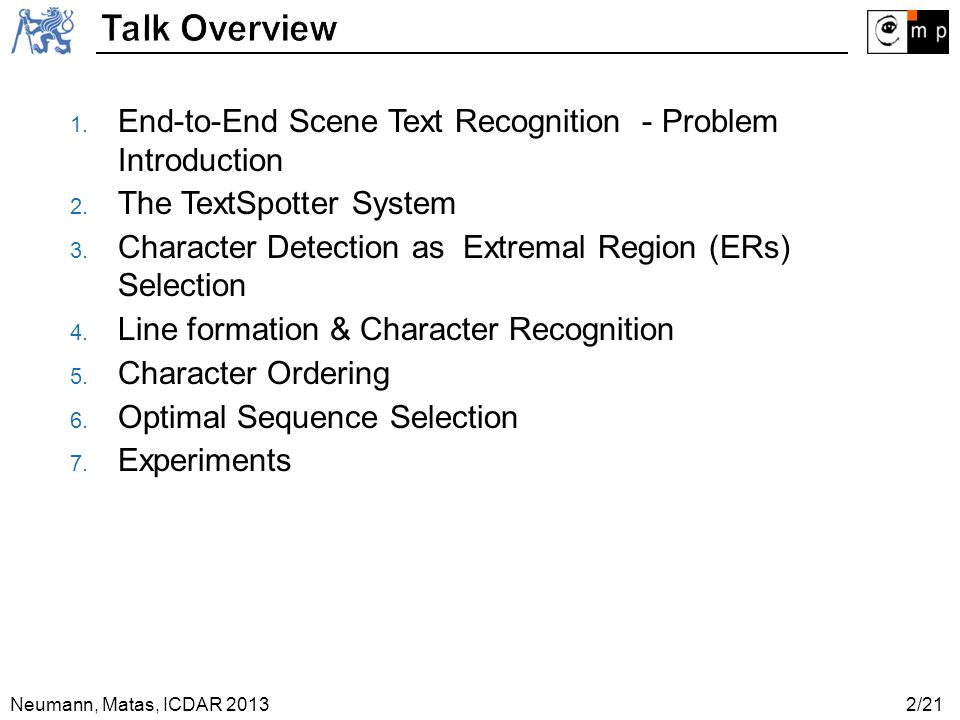
#> input picture images/ideal.jpg, 960 x 720 px
$ python -i submodule.py   (imports and definitions only)   (Python 2 division)   (older library calls are emulated)
#> lines starting #> are read from the running program, lines starting #| are printed output that depends on the picture; after the words box and inside, x2 and y2 are one past the last pixel; in counts of white or black regions, pixels touching at a corner belong together
import scipy
import numpy as np
import cv2
import matplotlib.pyplot as plt

# [28 lines left out: functions mareHistogram, denoise_then_gray, not called in this run]

def Threshold_and_Canny(gray_img):
    _,th1=cv2.threshold(gray_img , 127 , 255 , cv2.THRESH_BINARY)
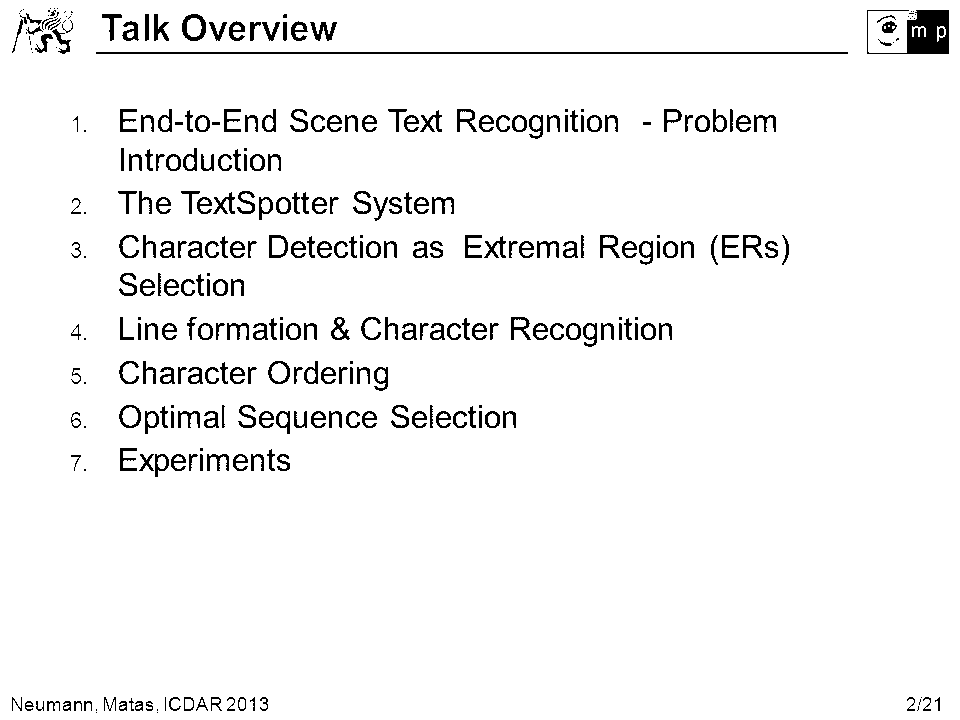
#> th1: shape (720, 960); 95.6% white; 322 black regions (63 under 20 px), largest, box (x1, y1, x2, y2) and area: (867, 10, 949, 54) 1698, (96, 52, 848, 54) 1504, (182, 14, 206, 41) 298
    _,th2=cv2.threshold(gray_img , 0 , 255 , cv2.THRESH_BINARY+cv2.THRESH_OTSU)
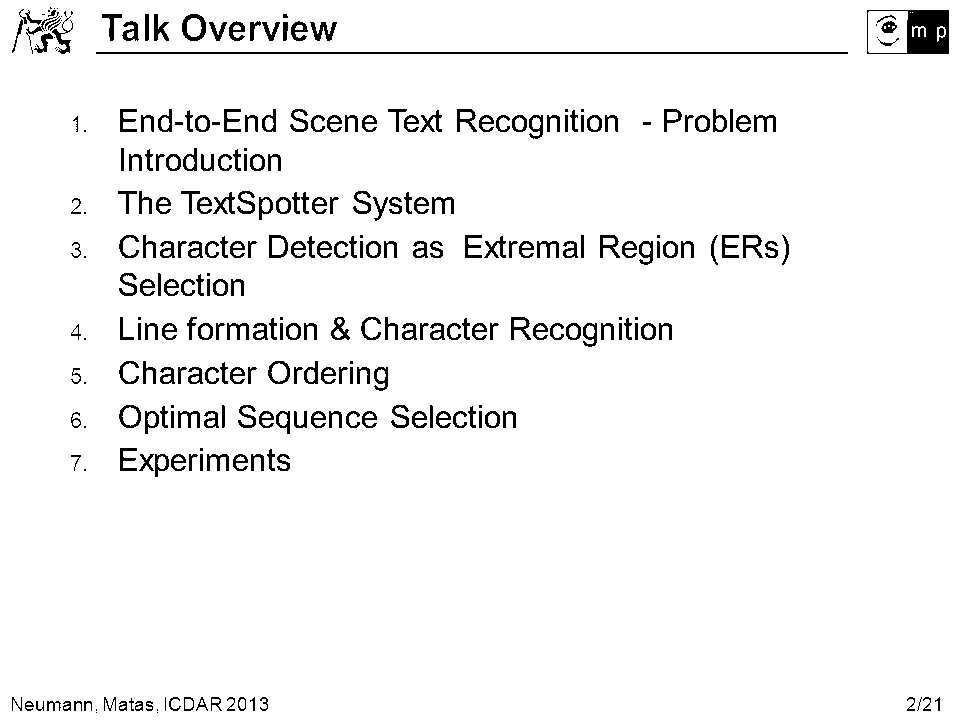
#> th2: shape (720, 960); 95.4% white; 304 black regions (46 under 20 px), largest, box (x1, y1, x2, y2) and area: (867, 10, 949, 54) 1785, (96, 52, 848, 54) 1504, (182, 14, 206, 41) 301
    blur1=cv2.GaussianBlur(gray_img , (5,5),0,0)
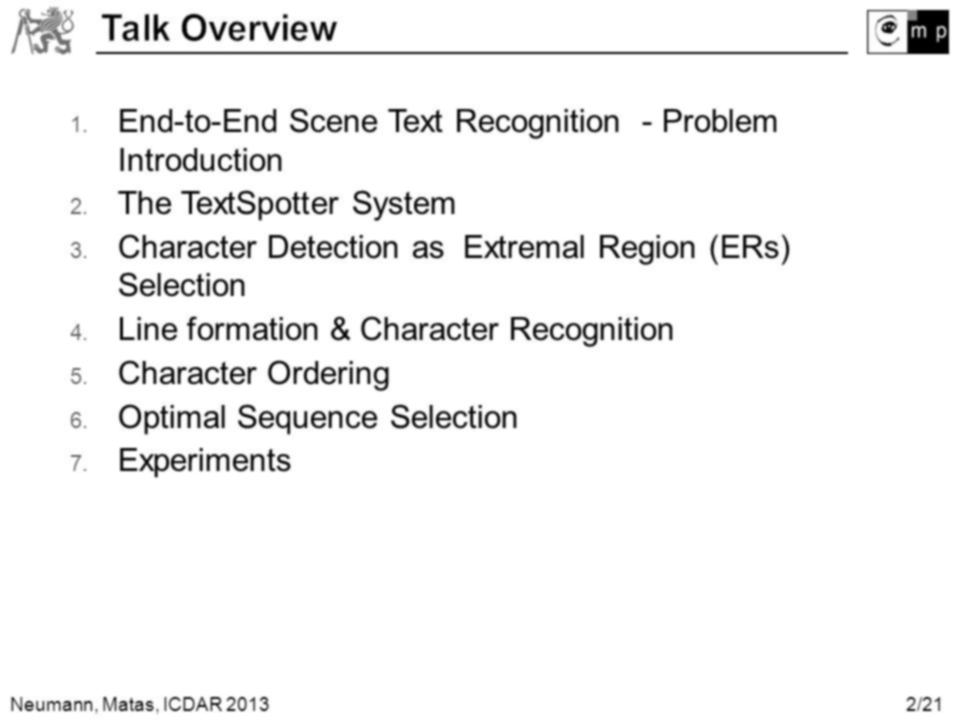
#> blur1: shape (720, 960); min 0, max 255, mean 243.6
    _,ret=cv2.threshold(blur1 , 0 , 255 , cv2.THRESH_BINARY+cv2.THRESH_OTSU)
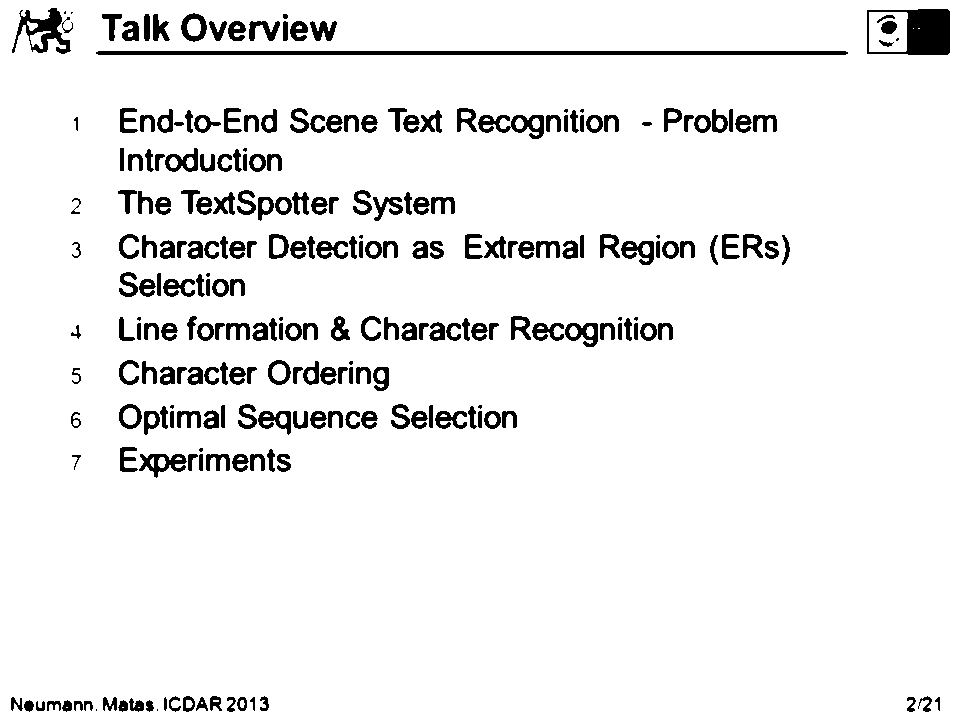
#> ret: shape (720, 960); 93.6% white; 253 black regions (19 under 20 px), largest, box (x1, y1, x2, y2) and area: (96, 51, 848, 55) 3000, (867, 9, 950, 55) 2192, (12, 8, 71, 54) 1079
    # [6 lines of commented-out code are left out]

    edge=cv2.Canny(ret,50,150,3)
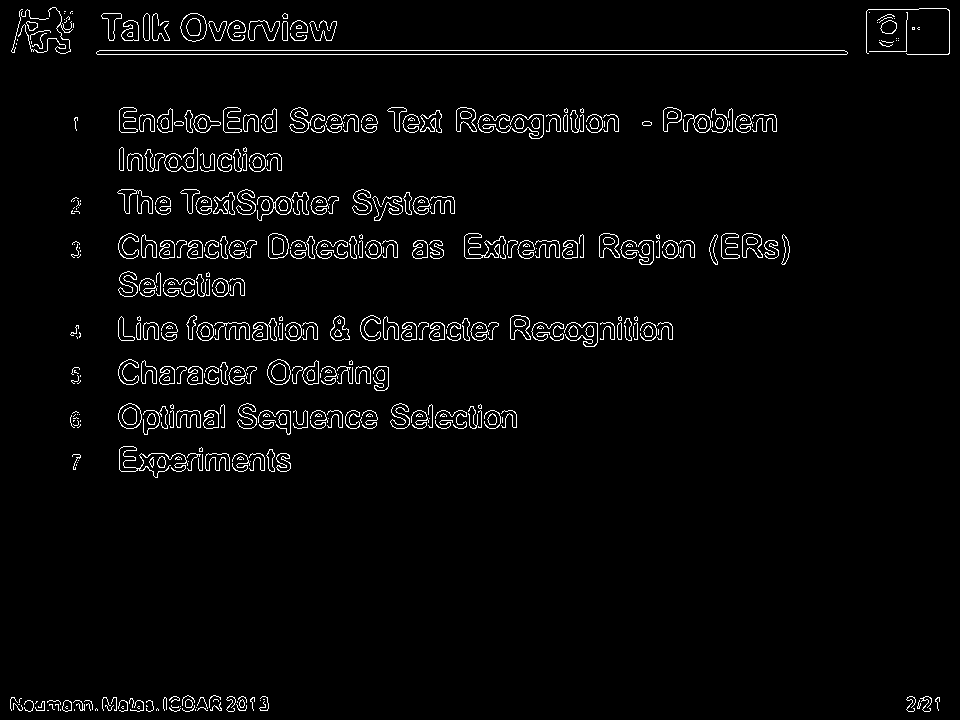
#> edge: shape (720, 960); 3% white in thin lines or dots

    return edge

# [51 lines left out: functions get_lines_list, is_valid, copy_required_blocks, not called in this run]

>>> import cv2
>>> picture = cv2.imread('images/ideal.jpg', cv2.IMREAD_GRAYSCALE)
>>> result = Threshold_and_Canny(picture)

$ run again, on images/image20.jpg
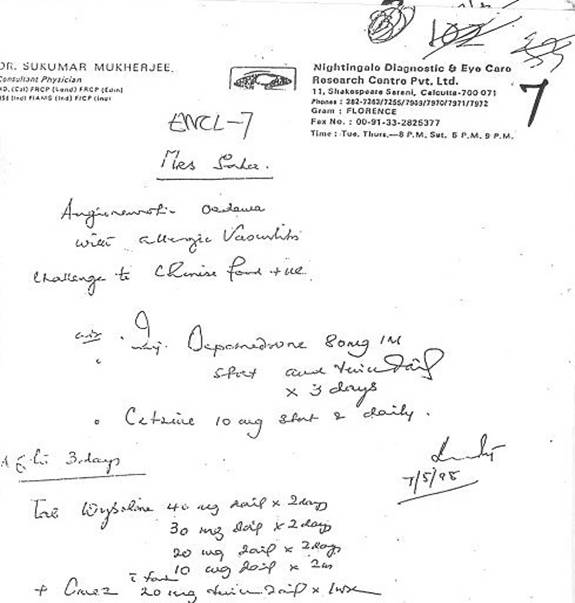
#> input picture images/image20.jpg, 575 x 603 px
#> picture is the input picture: shape (603, 575); min 0, max 255, mean 245.7
#> in Threshold_and_Canny, `_,th1=cv2.threshold(gray_img , 127 , 255 , cv2.THRESH_BINARY)`:
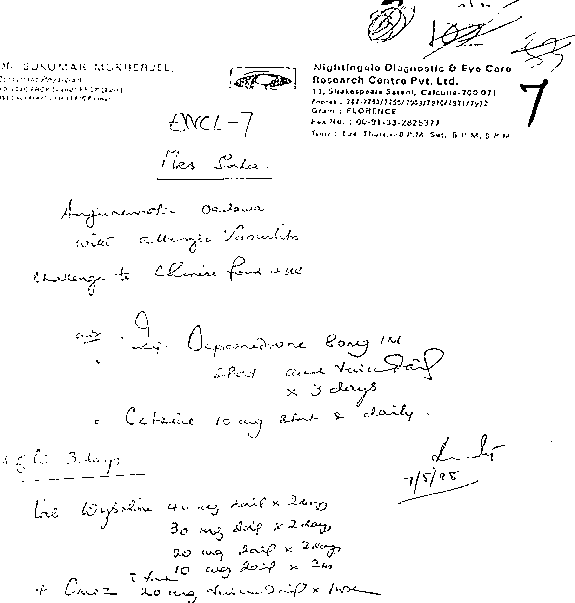
#> th1: shape (603, 575); 97.2% white; black in thin lines or dots
#> th2: shape (603, 575); 94.7% white; black in thin lines or dots
#> ret: shape (603, 575); 91% white; 211 black regions (37 under 20 px), largest, box (x1, y1, x2, y2) and area: (367, 0, 416, 44) 1168, (228, 66, 297, 91) 1113, (422, 15, 523, 60) 1106
#> in Threshold_and_Canny, `edge=cv2.Canny(ret,50,150,3)`:
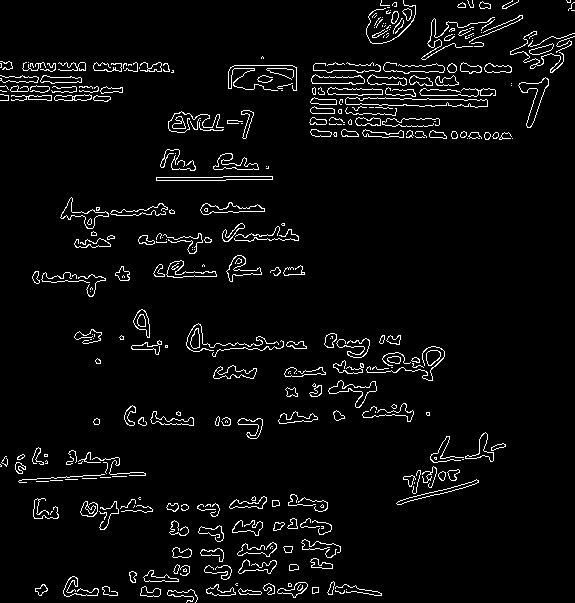
#> edge: shape (603, 575); 4.3% white in thin lines or dots

$ run again, on images/image22.jpg
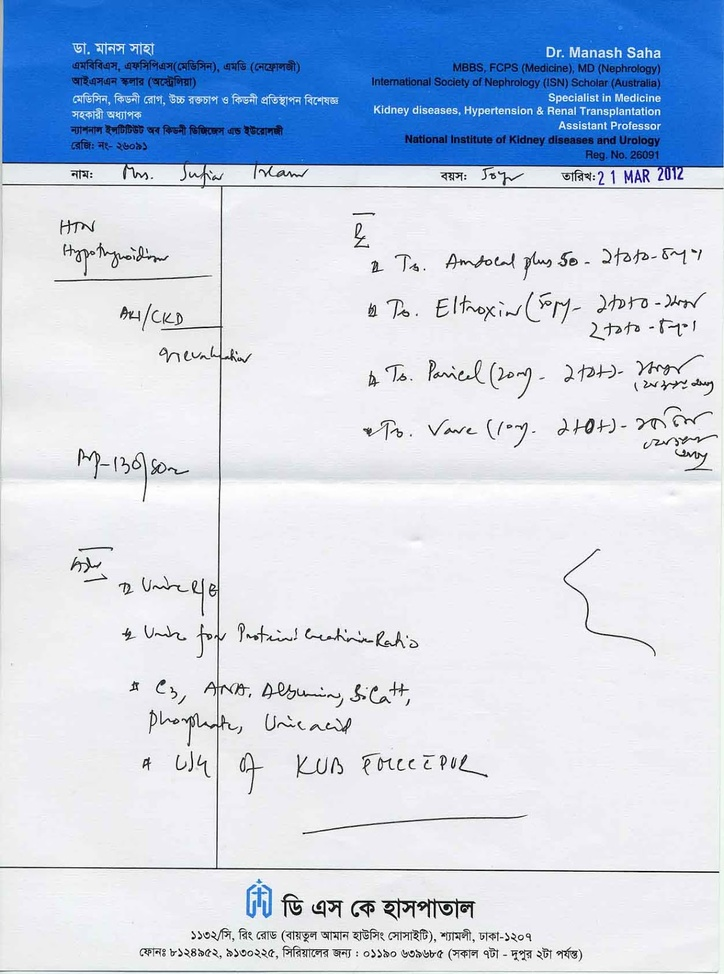
#> input picture images/image22.jpg, 724 x 974 px, shrunk from 1189 x 1600 before the run
#> in Threshold_and_Canny, `_,th1=cv2.threshold(gray_img , 127 , 255 , cv2.THRESH_BINARY)`:
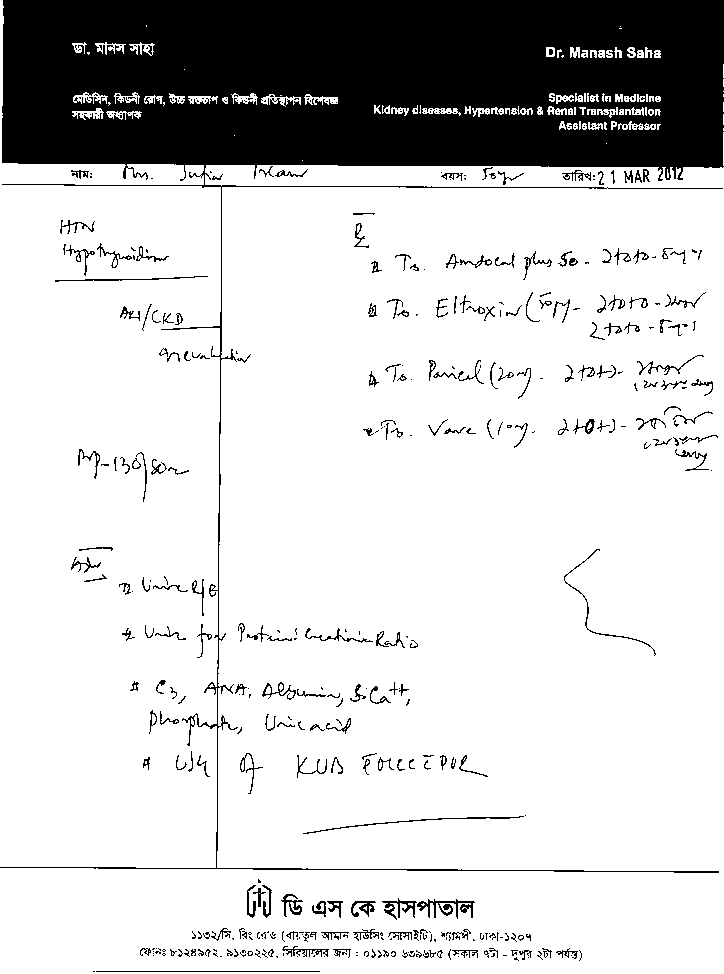
#> th1: shape (974, 724); 81.3% white; 508 black regions (307 under 20 px), largest, box (x1, y1, x2, y2) and area: (0, 0, 724, 873) 117527, (417, 899, 475, 919) 427, (303, 816, 524, 834) 302
#> th2: shape (974, 724); 80.4% white; 341 black regions (123 under 20 px), largest, box (x1, y1, x2, y2) and area: (0, 0, 724, 873) 120354, (417, 898, 476, 919) 479, (302, 815, 527, 834) 380
#> ret: shape (974, 724); 79.7% white; 284 black regions (72 under 20 px), largest, box (x1, y1, x2, y2) and area: (0, 0, 724, 664) 121358, (0, 672, 719, 873) 1975, (382, 899, 475, 920) 1000
#> in Threshold_and_Canny, `edge=cv2.Canny(ret,50,150,3)`:
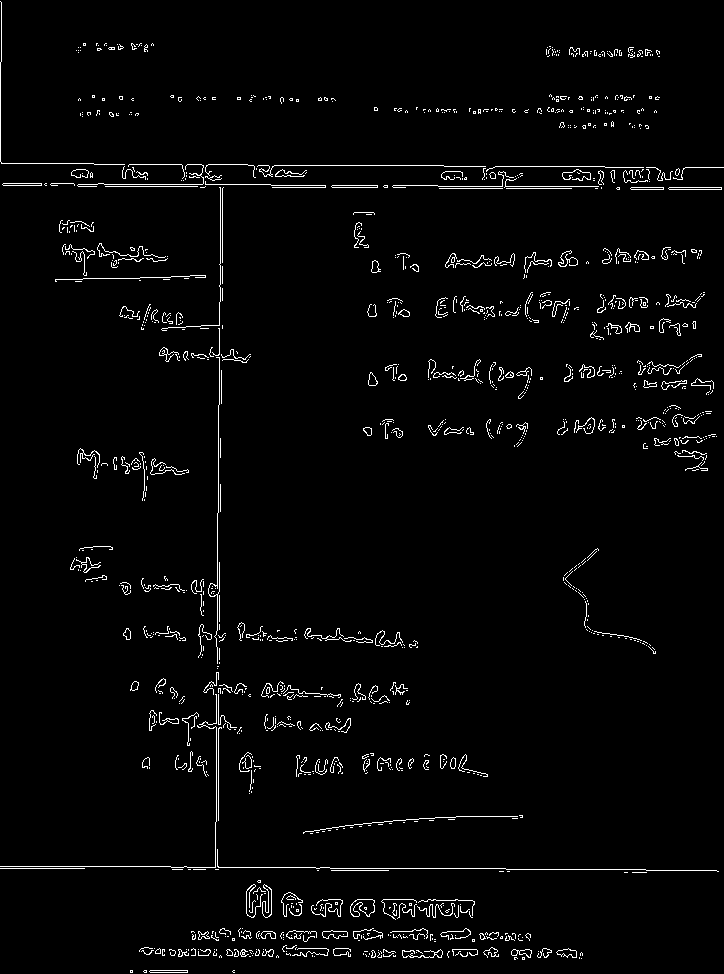
#> edge: shape (974, 724); 2.6% white in thin lines or dots
